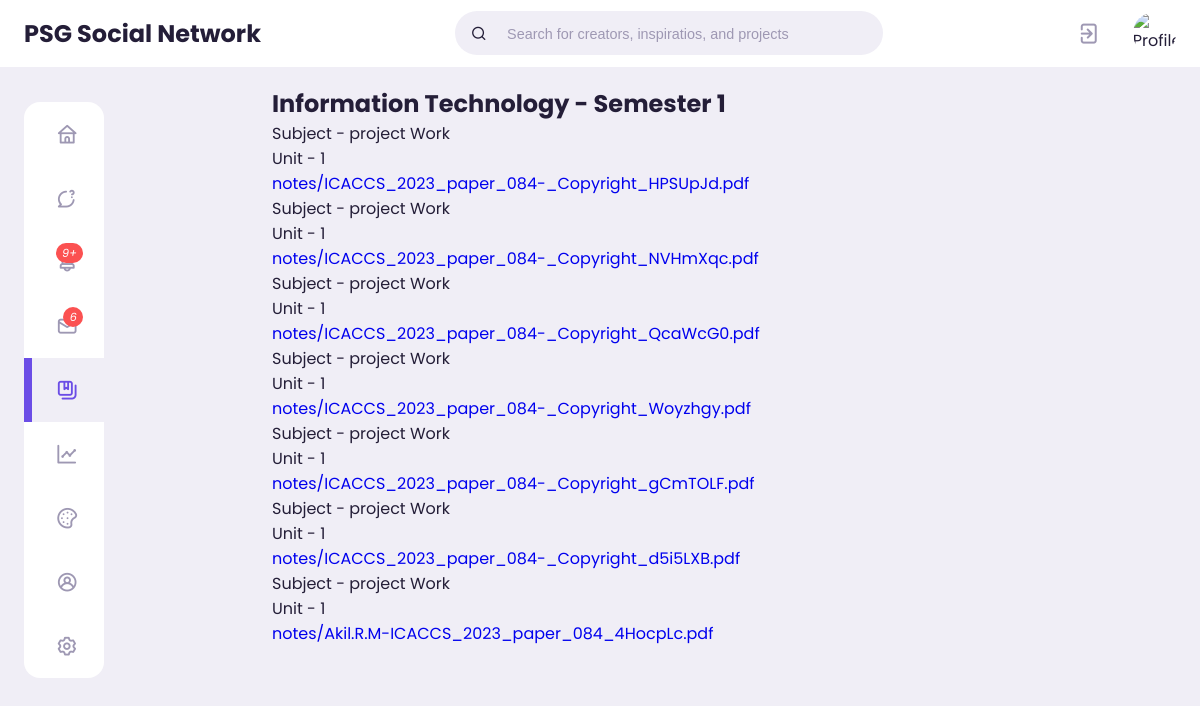
The app's page /notes/3/1/ with its own data.
### notes/models.py (models this page shows)
class Department(models.Model):
    name = models.CharField(max_length=200)
    def __str__(self):
        return self.name

class Semester(models.Model):
    SEMESTER_CHOICES = [
        ('1', 'Semester 1'),
        ('2', 'Semester 2'),
        ('3', 'Semester 3'),
        ('4', 'Semester 4'),
        ('5', 'Semester 5'),
        ('6', 'Semester 6'),
        ('7', 'Semester 7'),
        ('8', 'Semester 8'),
    ]
    name = models.CharField(max_length=200, blank=True, choices = SEMESTER_CHOICES)
    def __str__(self):
        return self.name

class Notes(models.Model):
    author = models.ForeignKey(User, on_delete= models.CASCADE)
    department = models.ForeignKey(Department, on_delete=models.SET_NULL, null= True)
    semester = models.ForeignKey(Semester, on_delete=models.SET_NULL, null= True)
    subject = models.CharField(max_length=200,blank=True, null=True)
    unit = models.CharField(max_length=200,blank=True, null=True)
    pdf = models.FileField(upload_to='notes', blank=True, null=True)
    created = models.DateTimeField(auto_now_add=True)

### notes/views.py (the view)
# urls.py: path('<int:department_id>/<int:semester_id>/', views.notes_by_semester, name="notes_by_semester"),
def notes_by_semester(request, department_id, semester_id):
    notes = Notes.objects.filter(
        Q(semester_id=semester_id) & Q(department_id=department_id)
    ).order_by("-created")
    department = Department.objects.get(pk=department_id)
    semester = Semester.objects.get(pk=semester_id)
    context = {
        "notes": notes,
        "department": department,
        "semester": semester,
    }
    return render(request, "notes/notes_by_semester.html", context)

### notes/templates/notes/notes_by_semester.html (shortened to what this page needs)
{% extends 'base.html' %}
{% load static %}
{% load humanize %}
{% block content %}
{% include 'top-nav.html' %}
<main class="notes">
    <div class="container">
        {% include 'side-nav.html'%}
        <section class="middle">
            <h2>{{ department }} - Semester {{ semester }}</h2>
            {% if notes %}
            <ul>
                {% for note in notes %}
                <li>Subject - {{ note.subject }} </li>
                <li>Unit - {{ note.unit }} </li>
                <li><a href="{{ note.pdf.url }}">{{note.pdf}}</a></li>
                {% empty %}
                <li>No notes found.</li>
                {% endfor %}
            </ul>
            {% else %}
            <p>No notes found.</p>
            {% endif %}
        </section>
    </div>
</main>
{% endblock content %}

### static/css/style.css (style rules this page uses)
:root { --primary-color-hue: 252; --dark-color-lightness: 17%; --light-color-lightness: 95%; --white-color-lightness: 100%; --color-white: hsl(252, 30%, var(--white-color-lightness)); --color-light: hsl(252, 30%, var(--light-color-lightness)); --color-light-background: hsl(252, 30%, 98%); --color-gray: hsl(var(--primary-color-hue), 15%, 65%); --color-primary: hsl(var(--primary-color-hue), 75%, 60%); --color-secondary: hsl(252, 100%, 90%); --color-success: hsl(120, 95%, 65%); --color-danger: hsl(0, 95%, 65%); --color-dark: hsl(252, 30%, var(--dark-color-lightness)); --color-black: hsl(252, 30%, 10%); --border-radius: 2rem; --input-button-radius: 0.8rem; --input-textfield-radius: 0.4rem; --card-border-radius: 1rem; --btn-padding: 0.6rem 2rem; --search-padding: 0.6rem 1rem; --card-padding: 1rem; --p-tag-color: hsl(0, 0, 20%); --sticky-top-left: 5.4rem; --sticky-top-right: -18rem; }
*, *::before, *::after { margin: 0; padding: 0; outline: 0; box-sizing: border-box; text-decoration: none; list-style: none; border: none; }
body { font-family: 'Poppins', sans-serif; color: var(--color-dark); background: var(--color-light); overflow-x: hidden; }
.container { width: 80%; margin: 0 auto; }
main { position: relative; top: 5.4rem; }
main .container { position: relative; }
.feeds .container, .forum .container, .notes .container { display: grid; grid-template-columns: 18vw auto 20vw; column-gap: 2rem; }
@media screen and (max-width: 1200px) { .container { width: 96%; } }

### records on screen
Department: name "Information Technology"
Semester: name "1"
Notes: subject "project Work", unit "1", pdf "notes/ICACCS_2023_paper_084-_Copyright_HPSUpJd.pdf"
Notes: subject "project Work", unit "1", pdf "notes/ICACCS_2023_paper_084-_Copyright_NVHmXqc.pdf"
Notes: subject "project Work", unit "1", pdf "notes/ICACCS_2023_paper_084-_Copyright_QcaWcG0.pdf"
Notes: subject "project Work", unit "1", pdf "notes/ICACCS_2023_paper_084-_Copyright_Woyzhgy.pdf"
Notes: subject "project Work", unit "1", pdf "notes/ICACCS_2023_paper_084-_Copyright_gCmTOLF.pdf"
Notes: subject "project Work", unit "1", pdf "notes/ICACCS_2023_paper_084-_Copyright_d5i5LXB.pdf"
Notes: subject "project Work", unit "1", pdf "notes/Akil.R.M-ICACCS_2023_paper_084_4HocpLc.pdf"
